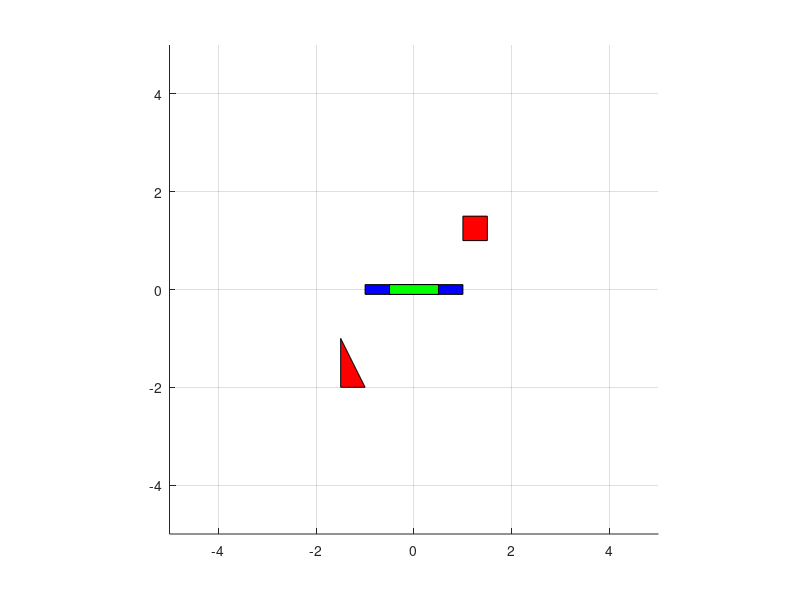

Here is the MATLAB script that generated this plot: (Note: this script raises an error after producing the figure.)
clc;
clear;

obstacle1 = [1 1;1.5 1;1.5 1.5;1,1.5];
obstacle2 = [-1.5 -1;-1 -2;-1.5 -2];

th1 = 5;
th2 = 40;

x1 = 0;
y1 = 0;


W1 = 1;%half width of link 1
L1 = 0.1;%half thickness of link 1

W2 = 0.5;%half width of link 2
L2 = 0.1;%half thickness of link 2


link1_geometry = [-W1, -L1; W1, -L1; W1, L1; -W1, L1];
link2_geometry = [-W2, -L2; W2, -L2; W2, L2; -W2, L2];

axis([-5 5 -5 5]);
daspect([1 1 1]);
grid on;

hold on;
grid on;
fill(obstacle1(:,1), obstacle1(:,2), 'r');
fill(obstacle2(:,1), obstacle2(:,2), 'r');
l1handle = fill(link1_geometry(:,1), link1_geometry(:,2), 'b');
l2handle = fill(link2_geometry(:,1), link2_geometry(:,2), 'g');
ob1 = polyshape(obstacle1(:,1),obstacle1(:,2));
ob2 = polyshape(obstacle2(:,1),obstacle2(:,2));
hold off;



for theta1 = th1:5:360+th1
    for theta2 = th2:5:360+th2
         %rotate link about origin
        rotated_l1_geometry = link1_geometry*[cosd(theta1) sind(theta1);...
            -sind(theta1), cosd(theta1)];
        rotated_l2_geometry = link2_geometry*[cosd(theta2+theta1) sind(theta2+theta1);...
            -sind(theta2+theta1), cosd(theta2+theta1)];
        X1=x1+W1*cosd(theta1);
        Y1=y1+W1*sind(theta1);
        set(l1handle, 'xdata', X1+rotated_l1_geometry(:,1),...
            'ydata', Y1+rotated_l1_geometry(:,2));
        l1 = polyshape(X1+rotated_l1_geometry(:,1),Y1+rotated_l1_geometry(:,2));       %for Overlap chaecking later on
        

        x2 = x1+2*W1*cosd(theta1);
        y2 = y1+2*W1*sind(theta1);

        X2=x2+W2*cosd(theta1+theta2);
        Y2=y2+W2*sind(theta1+theta2);

        set(l2handle, 'xdata', X2+rotated_l2_geometry(:,1),...
            'ydata', Y2+rotated_l2_geometry(:,2)); 
        l2 = polyshape(X2+rotated_l2_geometry(:,1), Y2+rotated_l2_geometry(:,2));     %for Overlap chaecking later on
        
        %WorkSpace 
        figure(2)
        title('Position of End Effector')
        xlabel('x axis')
        ylabel('y axis')
        an = animatedline('Marker','.');
        addpoints(an,X2 + 0.5*cosd(theta1+theta2),Y2 + 0.5*sind(theta1+theta2));
        drawnow limitrate
        grid on
        axis([-4 4 -4 4 ])
        
        %Checking obstacle intersection
        pixel = 0;
        if overlaps(l1,ob1) || overlaps(l2,ob1) || overlaps(l1,ob2) || overlaps(l2,ob2)
            pixel = 1;
        end
        pixel;
        
        %Configuration Space 
        figure(3)
        title('Configurational Space')
        xlabel('theta1')
        ylabel('theta2')
        x = theta1+1-th1;
        y = theta2+1-th2;
        hold on
        if pixel == 1
            plot(x,y,'r.')
        else
            plot(x,y,'b.')
        end
        axis([0 360 0 360])
        
        
        [theta1,theta2]
        drawnow  limitrate
     end
end
  
